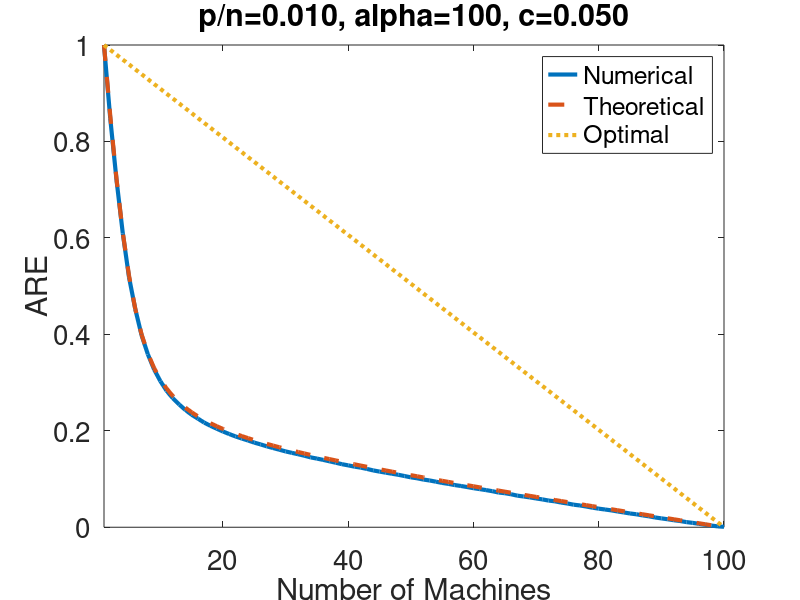
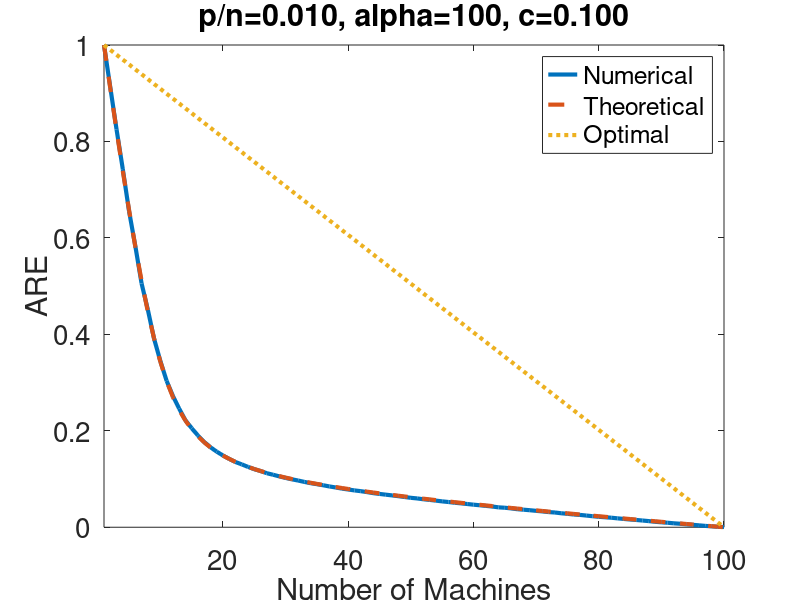
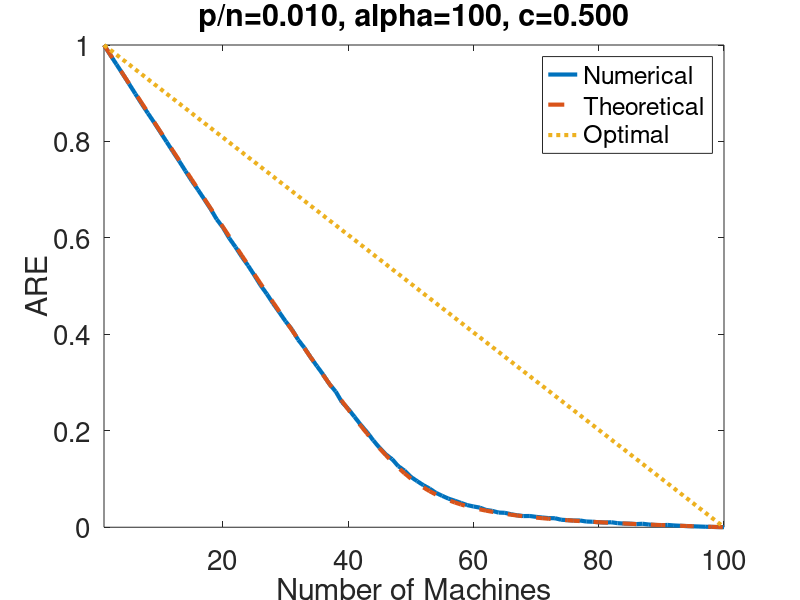

Write MATLAB code to recreate these figures, in order. (Note: a time limit stopped this script after it produced the figures.)
%Experiments of ARE for Elliptical models, the worst case.
cd('C:\Dropbox\Projects\Distributed\Experiments\\ARE for Elliptical models')
%%
n = 10000;
epsilon = 1;

alpha_arr = [100,1000,10000];

for L = 1:length(alpha_arr)
alpha = alpha_arr(L);

%c-greater-than-2gamma
c_arr = [0.05, 0.1, 0.5, 0.8];
%create a test covariance matrix
for L1 = 1:length(c_arr)
c = c_arr(L1);  
p = 100;
gamma = p/n;

%create a test covariance matrix
rng(2);
savefigs=1;    closefigs=1;

v = binornd(1,c,[n,1]);
for i = 1:n
    if v(i)==0
        v(i)=v(i)+1;
    else
        v(i)=alpha*v(i);
    end
end

Sigma1 = eye(p);
%Sigma1 = diag(1000*rand(p,1));
Sigma2 = diag(v);
%Y = normrnd(0,1,[n,n]);
%Sigma2 = Y'*Y+eye(n);
%Sigma2 = full(gallery('tridiag',n,-2,5,-2));

%generate a random matrix with prescribed covariance matrix
X = sqrtm(Sigma2)*normrnd(0,1,[n,p])*sqrtm(Sigma1);

%intialize ARE for each number of machine
ARE1 = zeros(1,1/gamma);

ARE1(1)=1;
for i = 2:1/gamma
    t = 1/trace(inv((X(1:floor(n/i),:))'*X(1:floor(n/i),:)));
    for j = 1:i-2
        X_j = X(j*floor(n/i)+1:(j+1)*floor(n/i),:);
        t = t+1/trace(inv(X_j'*X_j));
    end
    t = t+1/trace(inv((X((i-1)*floor(n/i)+1:n,:))'*X((i-1)*floor(n/i)+1:n,:)));
    ARE1(i)=trace(inv(X'*X))*t;
end

ARE2 = zeros(1,1/gamma);
myfun = @(x,b) (1-c)/(1+epsilon*x)+c/(1+alpha*epsilon*x)-b;  % parameterized function
b = 1-gamma;                    % parameter
fun = @(x) myfun(x,b); % function of x alone
phi = fzero(fun,[0.00000000001 10000000000]);

for i = 1:(1/gamma-1)
   
myfun = @(x,b) (1-c)/(1+epsilon*x)+c/(1+alpha*epsilon*x)-b;  % parameterized function
b = 1-i*gamma;                    % parameter
fun = @(x) myfun(x,b); % function of x alone
x = fzero(fun,[0.00000000001 10000000000]);

ARE2(i) = i*phi/x;
end
ARE2(1/gamma)=0;


m = 1:1:1/gamma;
plot(m,ARE1,'LineWidth',3)
hold on 
plot(m,ARE2,'--','LineWidth',3)
ARE3 = (1/gamma-m)/(1/gamma-1);
plot(m,ARE3,':','LineWidth',3)
hold off
xlabel('Number of Machines');
ylabel('ARE');
xlim([min(m),max(m)]);
set(gca,'fontsize',20);
legend('Numerical', 'Theoretical','Optimal');
str1=sprintf('p/n=%.3f, ',p/n);
str2=sprintf('alpha=%d, ',alpha);
str3=sprintf('c=%.3f',c);
s=[str1 str2 str3];
title(s);

  if savefigs==1
        filename = ...
            sprintf( './Elliptical-WorstCase-c-greater-than-2gamma-n=%d-p=%d-gamma=%.3f-alpha=%d-c=%.3f.png',...
            n,p,gamma,alpha,c);
        saveas(gcf, filename,'png');
        fprintf(['Saved Results to ' filename '\n']);
        if closefigs==1
            close(gcf)
        end
  end
end

%0-less-than-c-less-than-gamma
c_arr = [0.001, 0.005];
%create a test covariance matrix
for L2 = 1:length(c_arr)
c = c_arr(L2);  
p = 100;
gamma = p/n;

%create a test covariance matrix
rng(2);
savefigs=1;    closefigs=1;

v = binornd(1,c,[n,1]);
for i = 1:n
    if v(i)==0
        v(i)=v(i)+1;
    else
        v(i)=alpha*v(i);
    end
end

Sigma1 = eye(p);
%Sigma1 = diag(1000*rand(p,1));
Sigma2 = diag(v);
%Y = normrnd(0,1,[n,n]);
%Sigma2 = Y'*Y+eye(n);
%Sigma2 = full(gallery('tridiag',n,-2,5,-2));

%generate a random matrix with prescribed covariance matrix
X = sqrtm(Sigma2)*normrnd(0,1,[n,p])*sqrtm(Sigma1);

%intialize ARE for each number of machine
ARE1 = zeros(1,1/gamma);

ARE1(1)=1;
for i = 2:1/gamma
    t = 1/trace(inv((X(1:floor(n/i),:))'*X(1:floor(n/i),:)));
    for j = 1:i-2
        X_j = X(j*floor(n/i)+1:(j+1)*floor(n/i),:);
        t = t+1/trace(inv(X_j'*X_j));
    end
    t = t+1/trace(inv((X((i-1)*floor(n/i)+1:n,:))'*X((i-1)*floor(n/i)+1:n,:)));
    ARE1(i)=trace(inv(X'*X))*t;
end

ARE2 = zeros(1,1/gamma);
myfun = @(x,b) (1-c)/(1+epsilon*x)+c/(1+alpha*epsilon*x)-b;  % parameterized function
b = 1-gamma;                    % parameter
fun = @(x) myfun(x,b); % function of x alone
phi = fzero(fun,[0.00000000001 10000000000]);

for i = 1:(1/gamma-1)
   
myfun = @(x,b) (1-c)/(1+epsilon*x)+c/(1+alpha*epsilon*x)-b;  % parameterized function
b = 1-i*gamma;                    % parameter
fun = @(x) myfun(x,b); % function of x alone
x = fzero(fun,[0.00000000001 10000000000]);

ARE2(i) = i*phi/x;
end
ARE2(1/gamma)=0;


m = 1:1:1/gamma;
plot(m,ARE1,'LineWidth',3)
hold on 
plot(m,ARE2,'--','LineWidth',3)
ARE3 = (1/gamma-m)/(1/gamma-1);
plot(m,ARE3,':','LineWidth',3)
hold off
xlabel('Number of Machines');
ylabel('ARE');
xlim([min(m),max(m)]);
set(gca,'fontsize',20);
legend('Numerical', 'Theoretical','Optimal');
str1=sprintf('p/n=%.3f, ',p/n);
str2=sprintf('alpha=%d, ',alpha);
str3=sprintf('c=%.3f',c);
s=[str1 str2 str3];
title(s);

  if savefigs==1
        filename = ...
            sprintf( './Elliptical-WorstCase-0-less-than-c-less-than-gamma-n=%d-p=%d-gamma=%.3f-alpha=%d-c=%.3f.png',...
            n,p,gamma,alpha,c);
        saveas(gcf, filename,'png');
        fprintf(['Saved Results to ' filename '\n']);
        if closefigs==1
            close(gcf)
        end
  end
end

%gamma-less-than-c-less-than-2gamma
c = 0.015;
%create a test covariance matrix
p = 100;
gamma = p/n;

%create a test covariance matrix
rng(2);
savefigs=1;    closefigs=1;

v = binornd(1,c,[n,1]);
for i = 1:n
    if v(i)==0
        v(i)=v(i)+1;
    else
        v(i)=alpha*v(i);
    end
end

Sigma1 = eye(p);
%Sigma1 = diag(1000*rand(p,1));
Sigma2 = diag(v);
%Y = normrnd(0,1,[n,n]);
%Sigma2 = Y'*Y+eye(n);
%Sigma2 = full(gallery('tridiag',n,-2,5,-2));

%generate a random matrix with prescribed covariance matrix
X = sqrtm(Sigma2)*normrnd(0,1,[n,p])*sqrtm(Sigma1);

%intialize ARE for each number of machine
ARE1 = zeros(1,1/gamma);

ARE1(1)=1;
for i = 2:1/gamma
    t = 1/trace(inv((X(1:floor(n/i),:))'*X(1:floor(n/i),:)));
    for j = 1:i-2
        X_j = X(j*floor(n/i)+1:(j+1)*floor(n/i),:);
        t = t+1/trace(inv(X_j'*X_j));
    end
    t = t+1/trace(inv((X((i-1)*floor(n/i)+1:n,:))'*X((i-1)*floor(n/i)+1:n,:)));
    ARE1(i)=trace(inv(X'*X))*t;
end

ARE2 = zeros(1,1/gamma);
myfun = @(x,b) (1-c)/(1+epsilon*x)+c/(1+alpha*epsilon*x)-b;  % parameterized function
b = 1-gamma;                    % parameter
fun = @(x) myfun(x,b); % function of x alone
phi = fzero(fun,[0.00000000001 10000000000]);

for i = 1:(1/gamma-1)
   
myfun = @(x,b) (1-c)/(1+epsilon*x)+c/(1+alpha*epsilon*x)-b;  % parameterized function
b = 1-i*gamma;                    % parameter
fun = @(x) myfun(x,b); % function of x alone
x = fzero(fun,[0.00000000001 10000000000]);

ARE2(i) = i*phi/x;
end
ARE2(1/gamma)=0;

m = 1:1:1/gamma;
plot(m,ARE1,'LineWidth',3)
hold on 
plot(m,ARE2,'--','LineWidth',3)
ARE3 = (1/gamma-m)/(1/gamma-1);
plot(m,ARE3,':','LineWidth',3)
hold off
xlabel('Number of Machines');
ylabel('ARE');
xlim([min(m),max(m)]);
set(gca,'fontsize',20);
legend('Numerical', 'Theoretical','Optimal');
str1=sprintf('p/n=%.3f, ',p/n);
str2=sprintf('alpha=%d, ',alpha);
str3=sprintf('c=%.3f',c);
s=[str1 str2 str3];
title(s);

  if savefigs==1
        filename = ...
            sprintf( './Elliptical-WorstCase-gamma-less-than-c-less-than-2gamma-n=%d-p=%d-gamma=%.3f-alpha=%d-c=%.3f.png',...
            n,p,gamma,alpha,c);
        saveas(gcf, filename,'png');
        fprintf(['Saved Results to ' filename '\n']);
        if closefigs==1
            close(gcf)
        end
  end




%c=gamma
c = 0.01;
%create a test covariance matrix
p = 100;
gamma = p/n;

%create a test covariance matrix
rng(2);
savefigs=1;    closefigs=1;

v = binornd(1,c,[n,1]);
for i = 1:n
    if v(i)==0
        v(i)=v(i)+1;
    else
        v(i)=alpha*v(i);
    end
end

Sigma1 = eye(p);
%Sigma1 = diag(1000*rand(p,1));
Sigma2 = diag(v);
%Y = normrnd(0,1,[n,n]);
%Sigma2 = Y'*Y+eye(n);
%Sigma2 = full(gallery('tridiag',n,-2,5,-2));

%generate a random matrix with prescribed covariance matrix
X = sqrtm(Sigma2)*normrnd(0,1,[n,p])*sqrtm(Sigma1);

%intialize ARE for each number of machine
ARE1 = zeros(1,1/gamma);

ARE1(1)=1;
for i = 2:1/gamma
    t = 1/trace(inv((X(1:floor(n/i),:))'*X(1:floor(n/i),:)));
    for j = 1:i-2
        X_j = X(j*floor(n/i)+1:(j+1)*floor(n/i),:);
        t = t+1/trace(inv(X_j'*X_j));
    end
    t = t+1/trace(inv((X((i-1)*floor(n/i)+1:n,:))'*X((i-1)*floor(n/i)+1:n,:)));
    ARE1(i)=trace(inv(X'*X))*t;
end

ARE2 = zeros(1,1/gamma);
myfun = @(x,b) (1-c)/(1+epsilon*x)+c/(1+alpha*epsilon*x)-b;  % parameterized function
b = 1-gamma;                    % parameter
fun = @(x) myfun(x,b); % function of x alone
phi = fzero(fun,[0.00000000001 10000000000]);

for i = 1:(1/gamma-1)
   
myfun = @(x,b) (1-c)/(1+epsilon*x)+c/(1+alpha*epsilon*x)-b;  % parameterized function
b = 1-i*gamma;                    % parameter
fun = @(x) myfun(x,b); % function of x alone
x = fzero(fun,[0.00000000001 10000000000]);

ARE2(i) = i*phi/x;
end
ARE2(1/gamma)=0;


m = 1:1:1/gamma;
plot(m,ARE1,'LineWidth',3)
hold on 
plot(m,ARE2,'--','LineWidth',3)
ARE3 = (1/gamma-m)/(1/gamma-1);
plot(m,ARE3,':','LineWidth',3)
hold off
xlabel('Number of Machines');
ylabel('ARE');
xlim([min(m),max(m)]);
set(gca,'fontsize',20);
legend('Numerical', 'Theoretical','Optimal');
str1=sprintf('p/n=%.3f, ',p/n);
str2=sprintf('alpha=%d, ',alpha);
str3=sprintf('c=%.3f',c);
s=[str1 str2 str3];
title(s);

  if savefigs==1
        filename = ...
            sprintf( './Elliptical-WorstCase-c=gamma-n=%d-p=%d-gamma=%.3f-alpha=%d-c=%.3f.png',...
            n,p,gamma,alpha,c);
        saveas(gcf, filename,'png');
        fprintf(['Saved Results to ' filename '\n']);
        if closefigs==1
            close(gcf)
        end
  end



%c=2gamma
c = 0.02;
%create a test covariance matrix
p = 100;
gamma = p/n;

%create a test covariance matrix
rng(2);
savefigs=1;    closefigs=1;

v = binornd(1,c,[n,1]);
for i = 1:n
    if v(i)==0
        v(i)=v(i)+1;
    else
        v(i)=alpha*v(i);
    end
end

Sigma1 = eye(p);
%Sigma1 = diag(1000*rand(p,1));
Sigma2 = diag(v);
%Y = normrnd(0,1,[n,n]);
%Sigma2 = Y'*Y+eye(n);
%Sigma2 = full(gallery('tridiag',n,-2,5,-2));

%generate a random matrix with prescribed covariance matrix
X = sqrtm(Sigma2)*normrnd(0,1,[n,p])*sqrtm(Sigma1);

%intialize ARE for each number of machine
ARE1 = zeros(1,1/gamma);

ARE1(1)=1;
for i = 2:1/gamma
    t = 1/trace(inv((X(1:floor(n/i),:))'*X(1:floor(n/i),:)));
    for j = 1:i-2
        X_j = X(j*floor(n/i)+1:(j+1)*floor(n/i),:);
        t = t+1/trace(inv(X_j'*X_j));
    end
    t = t+1/trace(inv((X((i-1)*floor(n/i)+1:n,:))'*X((i-1)*floor(n/i)+1:n,:)));
    ARE1(i)=trace(inv(X'*X))*t;
end

ARE2 = zeros(1,1/gamma);
myfun = @(x,b) (1-c)/(1+epsilon*x)+c/(1+alpha*epsilon*x)-b;  % parameterized function
b = 1-gamma;                    % parameter
fun = @(x) myfun(x,b); % function of x alone
phi = fzero(fun,[0.00000000001 10000000000]);

for i = 1:(1/gamma-1)
   
myfun = @(x,b) (1-c)/(1+epsilon*x)+c/(1+alpha*epsilon*x)-b;  % parameterized function
b = 1-i*gamma;                    % parameter
fun = @(x) myfun(x,b); % function of x alone
x = fzero(fun,[0.00000000001 10000000000]);

ARE2(i) = i*phi/x;
end
ARE2(1/gamma)=0;


m = 1:1:1/gamma;
plot(m,ARE1,'LineWidth',3)
hold on 
plot(m,ARE2,'--','LineWidth',3)
ARE3 = (1/gamma-m)/(1/gamma-1);
plot(m,ARE3,':','LineWidth',3)
hold off
xlabel('Number of Machines');
ylabel('ARE');
xlim([min(m),max(m)]);
set(gca,'fontsize',20);
legend('Numerical', 'Theoretical','Optimal');
str1=sprintf('p/n=%.3f, ',p/n);
str2=sprintf('alpha=%d, ',alpha);
str3=sprintf('c=%.3f',c);
s=[str1 str2 str3];
title(s);

  if savefigs==1
        filename = ...
            sprintf( './Elliptical-WorstCase-c=2gamma-n=%d-p=%d-gamma=%.3f-alpha=%d-c=%.3f.png',...
            n,p,gamma,alpha,c);
        saveas(gcf, filename,'png');
        fprintf(['Saved Results to ' filename '\n']);
        if closefigs==1
            close(gcf)
        end
  end

end
